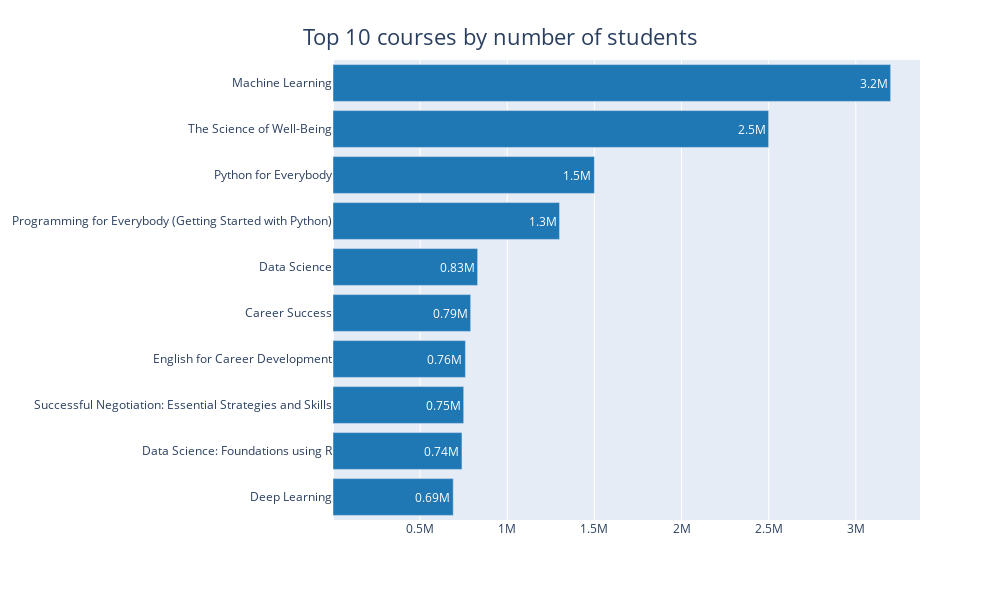

Source (notebook cell):
### Markdown cell above
### The most popular courses by students enrolled

### Code cell
top_courses = df.sort_values(by='course_students_enrolled', ascending=False).head(10)

# Format the 'course_students_enrolled' to 'x.xxM' format
top_courses['formatted_students_enrolled'] = top_courses['course_students_enrolled'].apply(
    lambda x: f'{x/1e6:.1f}M' if x >= 1e6 else f'{x/1e6:.2f}M'  
)
fig = px.bar(top_courses, 
             x='course_students_enrolled', 
             orientation='h',
             y='course_title',
             text='formatted_students_enrolled',
             color_discrete_sequence=['#1F77B4'])  

fig.update_layout(
    title={
        'text': "Top 10 courses by number of students",
        'y':0.95,  
        'x':0.5,   
        'xanchor': 'center',
        'yanchor': 'top',
        'font': {'size': 22}  
    },
    xaxis_title=None, 
    yaxis_title=None,
    yaxis_categoryorder='total ascending',
    width=1000,
    height=600,
    showlegend=False  
)

fig.update_xaxes(
    tickvals=[0.5e6, 1e6, 1.5e6, 2e6, 2.5e6, 3e6, 3.5e6],
    ticktext=["0.5M", "1M", "1.5M", "2M", "2.5M", "3M", "3.5M"]
)
fig.show()

### Figure 1 — Plotly figure (JSON) as saved in the notebook; plotly's stock layout.template omitted (floating-point values rounded to 4 significant figures)
{"data": [{"alignmentgroup": "True", "hovertemplate": "course_students_enrolled=%{x}<br>course_title=%{y}<br>formatted_students_enrolled=%{text}<extra></extra>", "legendgroup": "", "marker": {"color": "#1F77B4", "pattern": {"shape": ""}}, "name": "", "offsetgroup": "", "orientation": "h", "showlegend": false, "text": ["3.2M", "2.5M", "1.5M", "1.3M", "0.83M", "0.79M", "0.76M", "0.75M", "0.74M", "0.69M"], "textposition": "auto", "type": "bar", "x": [3200000, 2500000, 1500000, 1300000, 830000, 790000, 760000, 750000, 740000, 690000], "xaxis": "x", "y": ["Machine Learning", "The Science of Well-Being", "Python for Everybody", "Programming for Everybody (Getting Started with Python)", "Data Science", "Career Success", "English for Career Development", "Successful Negotiation: Essential Strategies and Skills", "Data Science: Foundations using R", "Deep Learning"], "yaxis": "y"}], "layout": {"barmode": "relative", "height": 600, "legend": {"tracegroupgap": 0}, "margin": {"t": 60}, "showlegend": false, "title": {"font": {"size": 22}, "text": "Top 10 courses by number of students", "x": 0.5, "xanchor": "center", "y": 0.95, "yanchor": "top"}, "width": 1000, "xaxis": {"anchor": "y", "domain": [0, 1], "ticktext": ["0.5M", "1M", "1.5M", "2M", "2.5M", "3M", "3.5M"], "tickvals": [500000, 1000000, 1500000, 2000000, 2500000, 3000000, 3500000], "title": {}}, "yaxis": {"anchor": "x", "categoryorder": "total ascending", "domain": [0, 1], "title": {}}}}
